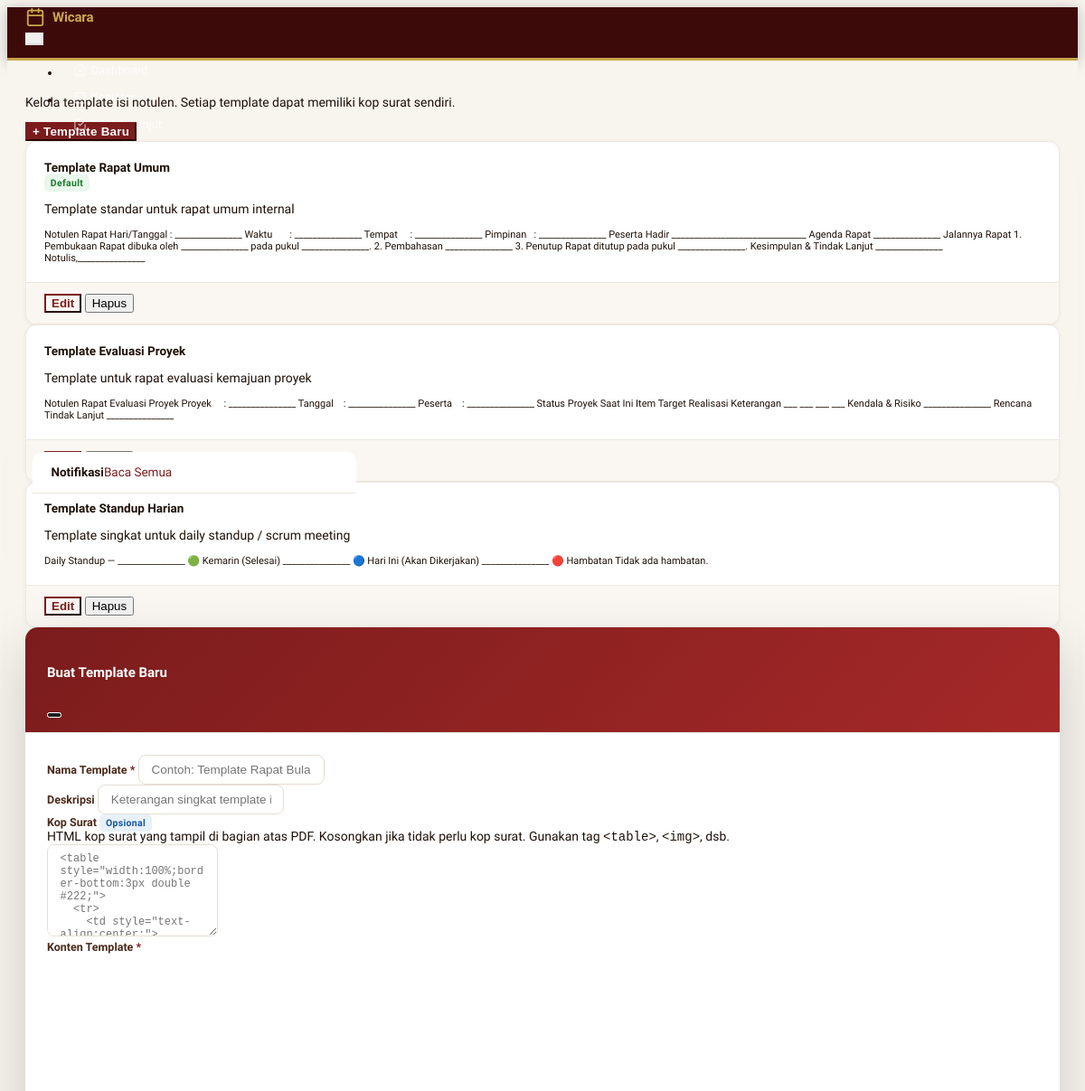
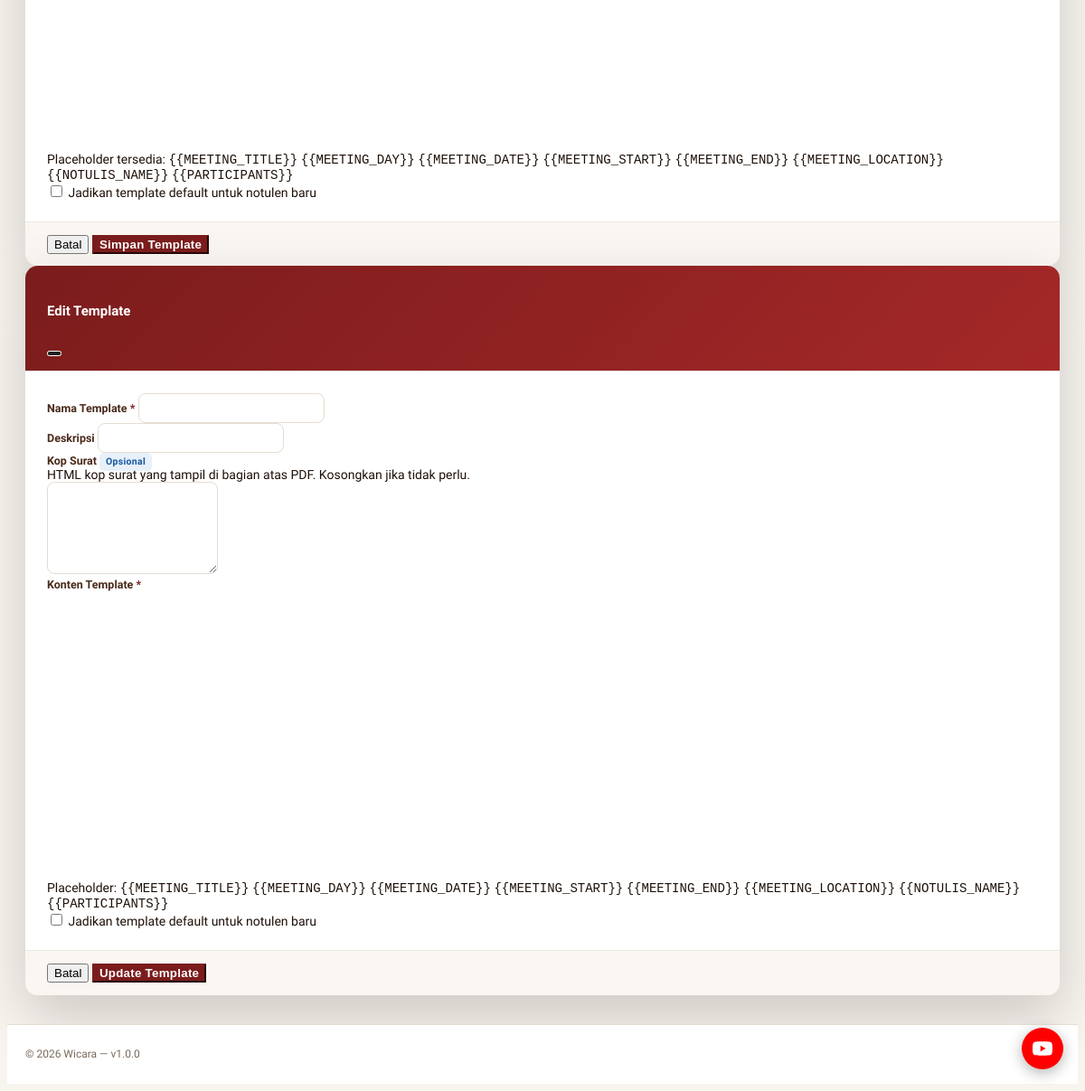
Page /notulen-templates (signed in) on the committed database (2 pictures, top to bottom).
### tables this page shows
CREATE TABLE IF NOT EXISTS notulen_templates (
    id             INT PRIMARY KEY AUTO_INCREMENT,
    name           VARCHAR(150) NOT NULL,
    description    TEXT,
    letterhead_html MEDIUMTEXT  DEFAULT NULL COMMENT 'HTML kop surat khusus template ini',
    content        LONGTEXT     NOT NULL,
    is_default     TINYINT(1)   DEFAULT 0,
    created_by     INT          DEFAULT NULL,
    created_at     TIMESTAMP    DEFAULT CURRENT_TIMESTAMP,
    updated_at     TIMESTAMP    DEFAULT CURRENT_TIMESTAMP ON UPDATE CURRENT_TIMESTAMP,
    FOREIGN KEY (created_by) REFERENCES users(id) ON DELETE SET NULL
);

### app/views/notulen-templates/index.php (the view, shortened to what the rows shown need)
<?php
$baseUrl = rtrim(BASE_URL, '/');
?>
<div class="d-flex justify-content-between align-items-center mb-3">
  <p class="text-muted mb-0 small">Kelola template isi notulen. Setiap template dapat memiliki kop surat sendiri.</p>
  <button class="btn btn-primary" data-bs-toggle="modal" data-bs-target="#modalAddTemplate">
    + Template Baru
  </button>
</div>
<?php if (empty($templates)): ?>
<div class="card">
  <div class="card-body text-center text-muted py-5">
    Belum ada template. Klik <strong>+ Template Baru</strong> untuk membuat.
  </div>
</div>
<?php else: ?>
<div class="row row-cards">
  <?php foreach ($templates as $tpl): ?>
  <div class="col-md-6 col-lg-4" id="tpl-col-<?= $tpl['id'] ?>">
    <div class="card h-100">
      <div class="card-body">
        <div class="d-flex justify-content-between align-items-start mb-1">
          <h4 class="card-title mb-0"><?= htmlspecialchars($tpl['name']) ?></h4>
          <div class="d-flex gap-1">
            <?php if ($tpl['is_default']): ?>
            <span class="badge bg-green-lt text-green">Default</span>
            <?php endif; ?>
          </div>
        </div>
        <p class="text-muted small mb-2"><?= htmlspecialchars($tpl['description'] ?? '-') ?></p>
        <div class="border rounded p-2 bg-light small" style="max-height:120px;overflow:hidden;font-size:11px;">
          <?= strip_tags($tpl['content']) ?>
        </div>
      </div>
      <div class="card-footer d-flex gap-2">
        <button class="btn btn-sm btn-outline-primary flex-fill btn-edit-tpl"
                data-id="<?= $tpl['id'] ?>"
                data-name="<?= htmlspecialchars($tpl['name'], ENT_QUOTES) ?>"
                data-desc="<?= htmlspecialchars($tpl['description'] ?? '', ENT_QUOTES) ?>"
                data-content="<?= htmlspecialchars($tpl['content'], ENT_QUOTES) ?>"
                data-letterhead="<?= htmlspecialchars($tpl['letterhead_html'] ?? '', ENT_QUOTES) ?>"
                data-default="<?= $tpl['is_default'] ?>">
          Edit
        </button>
        <button class="btn btn-sm btn-outline-danger btn-del-tpl"
                data-id="<?= $tpl['id'] ?>"
                data-url="<?= $baseUrl ?>/notulen-templates/<?= $tpl['id'] ?>/delete">
          Hapus
        </button>
      </div>
    </div>
  </div>
  <?php endforeach; ?>
</div>
<?php endif; ?>
<div class="modal modal-blur fade" id="modalAddTemplate" tabindex="-1">
  <div class="modal-dialog modal-xl modal-dialog-centered modal-dialog-scrollable">
    <div class="modal-content">
      <form method="POST" action="<?= $baseUrl ?>/notulen-templates">
        <div class="modal-header">
          <h5 class="modal-title">Buat Template Baru</h5>
          <button type="button" class="btn-close" data-bs-dismiss="modal"></button>
        </div>
        <div class="modal-body">
          <div class="row g-3">
            <div class="col-md-6">
              <label class="form-label required">Nama Template</label>
              <input type="text" name="name" class="form-control" required
                     placeholder="Contoh: Template Rapat Bulanan">
            </div>
            <div class="col-md-6">
              <label class="form-label">Deskripsi</label>
              <input type="text" name="description" class="form-control"
                     placeholder="Keterangan singkat template ini">
            </div>
            <div class="col-12">
              <label class="form-label d-flex align-items-center gap-2">
                Kop Surat
                <span class="badge bg-blue-lt text-blue">Opsional</span>
              </label>
              <div class="form-hint mb-1">
                HTML kop surat yang tampil di bagian atas PDF. Kosongkan jika tidak perlu kop surat.
                Gunakan tag <code>&lt;table&gt;</code>, <code>&lt;img&gt;</code>, dsb.
              </div>
              <textarea name="letterhead_html" class="form-control font-monospace" rows="6"
                        placeholder="<table style=&quot;width:100%;border-bottom:3px double #222;&quot;>&#10;  <tr>&#10;    <td style=&quot;text-align:center;&quot;>&#10;      <strong>NAMA INSTANSI</strong><br>Alamat Instansi&#10;    </td>&#10;  </tr>&#10;</table>"
                        style="font-size:12px;"></textarea>
            </div>
            <div class="col-12">
              <label class="form-label required">Konten Template</label>
              <div id="add-tpl-editor" style="min-height:320px;" class="border rounded"></div>
              <div class="form-hint mt-1">
                Placeholder tersedia: <code>{{MEETING_TITLE}}</code> <code>{{MEETING_DAY}}</code>
                <code>{{MEETING_DATE}}</code> <code>{{MEETING_START}}</code> <code>{{MEETING_END}}</code>
                <code>{{MEETING_LOCATION}}</code> <code>{{NOTULIS_NAME}}</code> <code>{{PARTICIPANTS}}</code>
              </div>
            </div>
            <div class="col-12">
              <label class="form-check">
                <input type="checkbox" name="is_default" class="form-check-input" value="1">
                <span class="form-check-label">Jadikan template default untuk notulen baru</span>
              </label>
            </div>
          </div>
        </div>
        <div class="modal-footer">
          <button type="button" class="btn btn-link" data-bs-dismiss="modal">Batal</button>
          <button type="submit" class="btn btn-primary" id="btn-submit-add-tpl">Simpan Template</button>
        </div>
      </form>
    </div>
  </div>
</div>
<div class="modal modal-blur fade" id="modalEditTemplate" tabindex="-1">
  <div class="modal-dialog modal-xl modal-dialog-centered modal-dialog-scrollable">
    <div class="modal-content">
      <form method="POST" id="form-edit-tpl">
        <div class="modal-header">
          <h5 class="modal-title">Edit Template</h5>
          <button type="button" class="btn-close" data-bs-dismiss="modal"></button>
        </div>
        <div class="modal-body">
          <div class="row g-3">
            <div class="col-md-6">
              <label class="form-label required">Nama Template</label>
              <input type="text" name="name" id="edit-tpl-name" class="form-control" required>
            </div>
            <div class="col-md-6">
              <label class="form-label">Deskripsi</label>
              <input type="text" name="description" id="edit-tpl-desc" class="form-control">
            </div>
            <div class="col-12">
              <label class="form-label d-flex align-items-center gap-2">
                Kop Surat
                <span class="badge bg-blue-lt text-blue">Opsional</span>
              </label>
              <div class="form-hint mb-1">HTML kop surat yang tampil di bagian atas PDF. Kosongkan jika tidak perlu.</div>
              <textarea name="letterhead_html" id="edit-tpl-letterhead" class="form-control font-monospace"
                        rows="6" style="font-size:12px;"></textarea>
            </div>
            <div class="col-12">
              <label class="form-label required">Konten Template</label>
              <div id="edit-tpl-editor" style="min-height:320px;" class="border rounded"></div>
              <div class="form-hint mt-1">
                Placeholder: <code>{{MEETING_TITLE}}</code> <code>{{MEETING_DAY}}</code>
                <code>{{MEETING_DATE}}</code> <code>{{MEETING_START}}</code> <code>{{MEETING_END}}</code>
                <code>{{MEETING_LOCATION}}</code> <code>{{NOTULIS_NAME}}</code> <code>{{PARTICIPANTS}}</code>
              </div>
            </div>
            <div class="col-12">
              <label class="form-check">
                <input type="checkbox" name="is_default" id="edit-tpl-default" class="form-check-input" value="1">
                <span class="form-check-label">Jadikan template default untuk notulen baru</span>
              </label>
            </div>
          </div>
        </div>
        <div class="modal-footer">
          <button type="button" class="btn btn-link" data-bs-dismiss="modal">Batal</button>
          <button type="submit" class="btn btn-primary">Update Template</button>
        </div>
      </form>
    </div>
  </div>
</div>
<link href="https://cdn.jsdelivr.net/npm/quill@2.0.3/dist/quill.snow.css" rel="stylesheet">

### app/core/Router.php (shortened to what the rows shown need)
<?php
class Router {
    private array $routes = [];
    public function get(string $path, $handler): void {
        $this->routes['GET'][$path] = $handler;
    }
    public function post(string $path, $handler): void {
        $this->routes['POST'][$path] = $handler;
    }
    public function dispatch(string $method, string $uri): void {
        $uri = strtok($uri, '?') ?: '/';
        foreach ($this->routes[$method] ?? [] as $path => $handler) {
            $pattern = preg_replace('/\{[^}]+\}/', '([^/]+)', $path);
            if (preg_match("#^{$pattern}$#", $uri, $matches)) {
                array_shift($matches);
                $params = array_map(
                    fn($v) => ctype_digit($v) ? (int)$v : $v,
                    $matches
                );
                if (is_array($handler)) {
                    [$class, $action] = $handler;
                    (new $class)->$action(...$params);
                } else {
                    $handler(...$params);
                }
                return;
            }
        }
    }
}

### rows in the picture
notulen_templates: name "Template Rapat Umum", is_default "Default", description "Template standar untuk rapat umum internal", content "Notulen Rapat Hari/Tanggal : _______________ Waktu : _______________ Tempat : _______________ Pimpinan : _______________ Peserta Hadir ______________________________ Agenda Rapat _______________ Jalannya Rapat 1. Pembukaan Rapat dibuka oleh _______________ pada pukul _______________. 2. Pembahasan _______________ 3. Penutup Rapat ditutup pada pukul _______________. Kesimpulan & Tindak Lanjut _______________ Notulis,_______________"
notulen_templates: name "Template Evaluasi Proyek", description "Template untuk rapat evaluasi kemajuan proyek", content "Notulen Rapat Evaluasi Proyek Proyek : _______________ Tanggal : _______________ Peserta : _______________ Status Proyek Saat Ini Item Target Realisasi Keterangan ___ ___ ___ ___ Kendala & Risiko _______________ Rencana Tindak Lanjut _______________"
notulen_templates: name "Template Standup Harian", description "Template singkat untuk daily standup / scrum meeting", content "Daily Standup — _______________ 🟢 Kemarin (Selesai) _______________ 🔵 Hari Ini (Akan Dikerjakan) _______________ 🔴 Hambatan Tidak ada hambatan."
